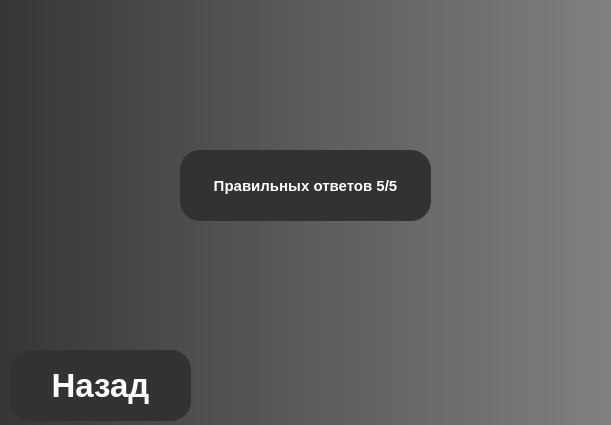
<?xml version="1.0" encoding="UTF-8"?>
<ui version="4.0">
 <class>MainWindow</class>
 <widget class="QMainWindow" name="MainWindow">
  <property name="geometry">
   <rect>
    <x>0</x>
    <y>0</y>
    <width>611</width>
    <height>425</height>
   </rect>
  </property>
  <property name="font">
   <font>
    <pointsize>8</pointsize>
   </font>
  </property>
  <property name="windowTitle">
   <string>MyTenses</string>
  </property>
  <property name="styleSheet">
   <string notr="true"/>
  </property>
  <widget class="QWidget" name="centralwidget">
   <property name="font">
    <font>
     <pointsize>5</pointsize>
    </font>
   </property>
   <property name="styleSheet">
    <string notr="true">QWidget
{
    color: #aaa;
   background-color: qlineargradient(spread:pad, x1:0, y1:0, x2:1, y2:0, stop:0 rgb(54, 54, 54), stop:1 rgb(128, 128, 128));
}

QPushButton
{
    color: rgb(255, 255, 255);
	background-color: #323232;
    width: 75px;
    height: 50px;
	border-radius: 20px;
	font: 75 25pt &quot;Microsoft YaHei UI&quot;;
	font-weight: bold;
}

QPushButton:hover
{
    background-color: silver;
}

QLabel
{
	color: rgb(255, 255, 255);
	background-color: #323232;
    border-radius: 20px;
	font: &quot;Microsoft YaHei UI&quot;;
	font-weight: bold;
}
</string>
   </property>
   <widget class="QPushButton" name="pushButton">
    <property name="geometry">
     <rect>
      <x>10</x>
      <y>350</y>
      <width>181</width>
      <height>71</height>
     </rect>
    </property>
    <property name="font">
     <font>
      <family>Microsoft YaHei UI</family>
      <pointsize>25</pointsize>
      <weight>75</weight>
      <italic>false</italic>
      <bold>true</bold>
     </font>
    </property>
    <property name="styleSheet">
     <string notr="true"/>
    </property>
    <property name="text">
     <string>Назад</string>
    </property>
   </widget>
   <widget class="QLabel" name="label">
    <property name="geometry">
     <rect>
      <x>180</x>
      <y>150</y>
      <width>251</width>
      <height>71</height>
     </rect>
    </property>
    <property name="font">
     <font>
      <pointsize>11</pointsize>
      <weight>75</weight>
      <italic>false</italic>
      <bold>true</bold>
     </font>
    </property>
    <property name="styleSheet">
     <string notr="true"/>
    </property>
    <property name="text">
     <string>Правильных ответов 5/5</string>
    </property>
    <property name="alignment">
     <set>Qt::AlignCenter</set>
    </property>
   </widget>
  </widget>
 </widget>
 <resources/>
 <connections/>
</ui>
